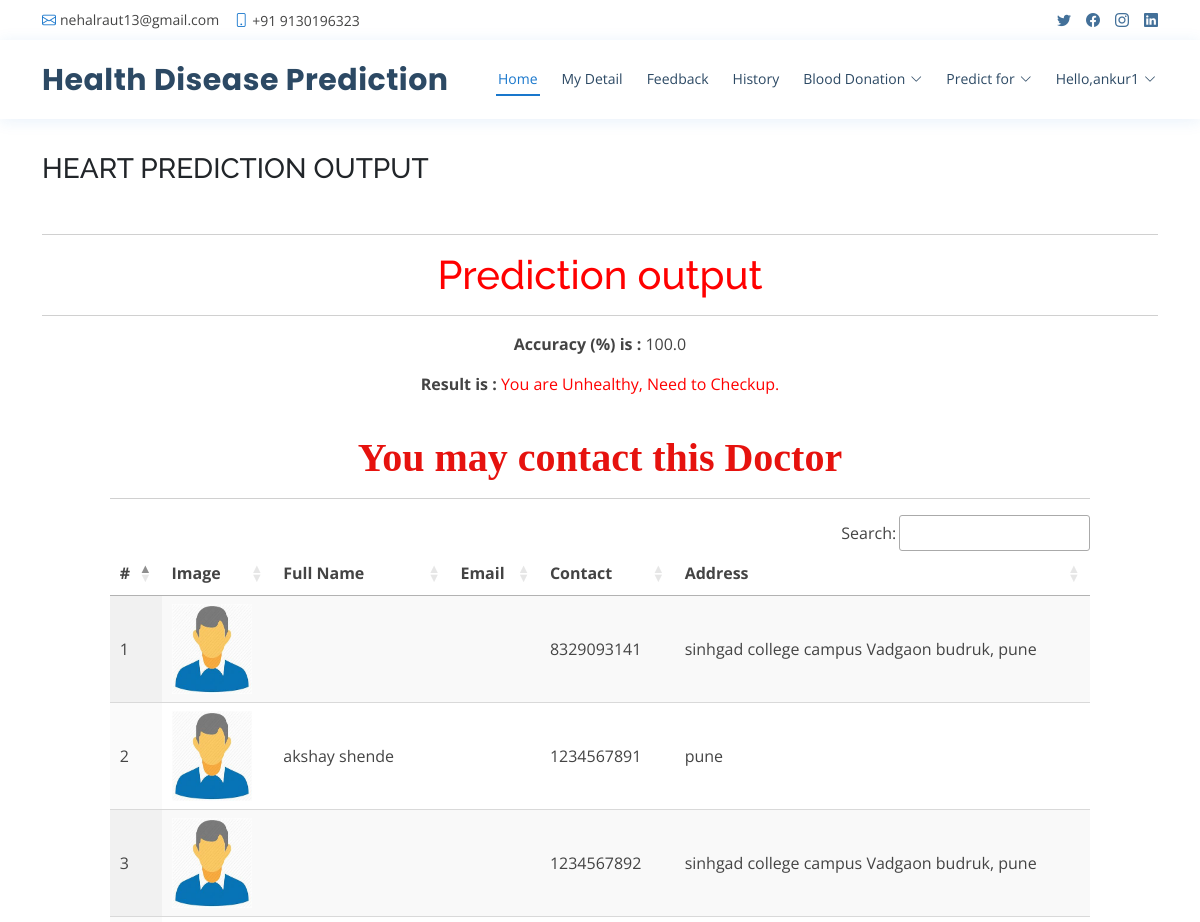
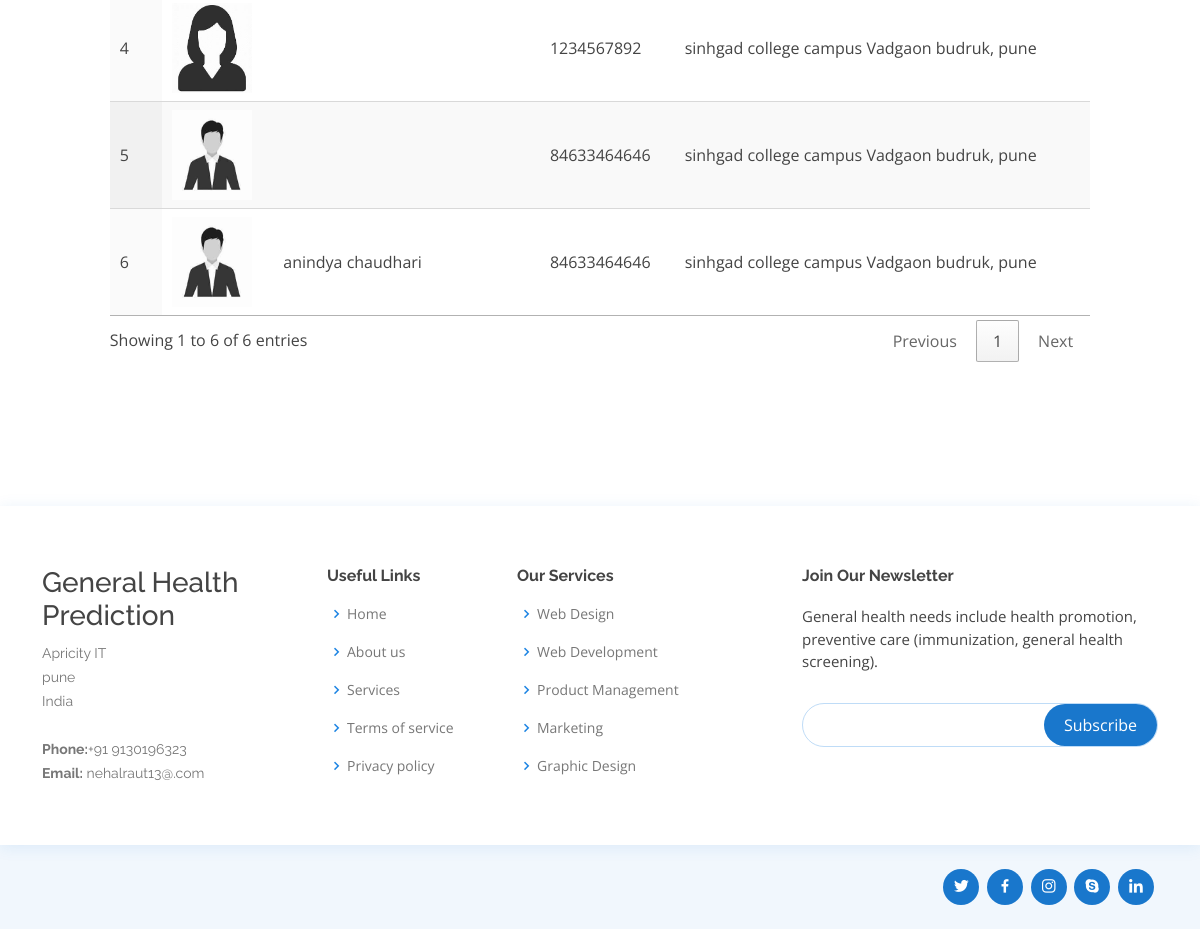
The app's page /predict_desease/100.0/100.0/ (signed in) with its own data (2 pictures, top to bottom).
### healthapp/models.py (models this page shows, shortened)
class Doctor(models.Model):
    status = models.IntegerField(DOCTOR_STATUS, null=True)
    user = models.ForeignKey(User, on_delete=models.CASCADE, null=True)
    contact = models.CharField(max_length=100, null=True)
    address = models.CharField(max_length=100, null=True)
    category = models.CharField(max_length=100, null=True)
    doj = models.DateField(null=True)
    dob = models.DateField(null=True)
    image = models.FileField(null=True)

### healthapp/views.py (the view)
# urls.py: path('predict_desease/<str:pred>/<str:accuracy>/', predict_desease, name="predict_desease"),
@login_required(login_url="login")
def predict_desease(request, pred, accuracy):
    doctor = Doctor.objects.filter(address__icontains=Patient.objects.get(user=request.user).address)
    d = {'pred': pred, 'accuracy':accuracy, 'doctor':doctor}
    return render(request, 'predict_disease.html', d)

### healthapp/templates/predict_disease.html (shortened to what this page needs)
{% extends 'index.html' %}
{% load static %}
{% block body %}
	<section class="logins py-5">
		<div class="container py-xl-5 py-lg-3">
			<div class="title-section mb-md-5 mb-4">
				<h3 class="w3ls-title text-uppercase text-dark font-weight-bold">Heart Prediction Output</h3>
			</div><hr/>
			<div class="login px-sm-12" style="width:100%">
                <h1 align='center' style='color:red'>Prediction output</h1><hr><center><p><b>Accuracy (%) is :</b> {{ accuracy }}  </p><p><b>Result is :</b>
                {% if pred == "0" %}
                <span style='color:green'>You are healthy.</span>
                {% else %}
                <span style='color:red'>You are Unhealthy, Need to Checkup.</span>
                {% endif %}
            </p></center>
			</div>
            {% if pred != "0" %}
            <div class="container-fluid" style="width:90%;margin-top:3%">
                    <div class="container-fluid">
                        <h1 align="center" style="font-weight:bold;font-family : 'Monotype Corsiva' ; color : #E6120E ;margin-top:4%">You may contact this Doctor</h1>
                         </div><hr>
                                <table id="example" class="display" style="width:100%">
                                  <thead>
                                    <tr>
                                      <th>#</th>
                                      <th>Image</th>
                                      <th>Full Name</th>
                                      <th>Email</th>
                                      <th>Contact</th>
                                      <th>Address</th>
                                  </tr>
                              </thead>
                              <tbody>
                              {% for i in doctor %}
                                <tr>
                                  <td>{{forloop.counter}}</td>
                                  <td><img src="{{i.image.url}}" style="width:80px;height:90px"></td>
                                  <td>{{i.user.first_name}} {{i.user.last_name}}</td>
                                  <td>{{i.user.email}}</td>
                                  <td>{{i.contact}}</td>
                                  <td>{{i.address}}</td>
                              </tr>
                              {% empty %}
                              <tr>
                                  <td colspan="5">No Record Found.</td>
                              </tr>
                              {% endfor %}
                          </tbody>
                      </table>
                  </div>
            {% endif %}
		</div>
	</section>
{% endblock %}

### healthapp/templates/index.html (shortened to what this page needs)
<!DOCTYPE html>
<html lang="en">
  {% load static %}
<head>
  <link href="{% static 'vendor/fontawesome-free/css/all.min.css' %}" rel="stylesheet">
  <link href="{% static 'vendor/animate.css/animate.min.css' %}" rel="stylesheet">
  <link href="{% static 'vendor/bootstrap/css/bootstrap.min.css' %}" rel="stylesheet">
  <link href="{% static 'vendor/bootstrap-icons/bootstrap-icons.css' %}" rel="stylesheet">
  <link href="{% static 'vendor/boxicons/css/boxicons.min.css' %}" rel="stylesheet">
  <link href="{% static 'vendor/glightbox/css/glightbox.min.css' %}" rel="stylesheet">
  <link href="{% static 'vendor/remixicon/remixicon.css' %}" rel="stylesheet">
  <link href="{% static 'vendor/swiper/swiper-bundle.min.css' %}" rel="stylesheet">
  <link href="{% static 'css/style.css' %}" rel="stylesheet">
  <link rel="stylesheet" href="https://cdnjs.cloudflare.com/ajax/libs/font-awesome/4.7.0/css/font-awesome.min.css">
  <link rel='stylesheet' type='text/css' href="https://cdn.datatables.net/1.10.21/css/jquery.dataTables.min.css">
  <link rel='stylesheet' type='text/css' href="https://cdn.datatables.net/buttons/1.6.2/css/buttons.dataTables.min.css">
</head>
<body>
  <div id="topbar" class="d-flex align-items-center fixed-top">
    <div class="container d-flex justify-content-between">
      <div class="contact-info d-flex align-items-center">
        <i class="bi bi-envelope"></i> <a href="mailto:contact@example.com">nehalraut13@gmail.com</a>
        <i class="bi bi-phone"></i> +91 9130196323
      </div>
      <div class="d-none d-lg-flex social-links align-items-center">
        <a href="#" class="twitter"><i class="bi bi-twitter"></i></a>
        <a href="#" class="facebook"><i class="bi bi-facebook"></i></a>
        <a href="#" class="instagram"><i class="bi bi-instagram"></i></a>
        <a href="#" class="linkedin"><i class="bi bi-linkedin"></i></i></a>
      </div>
    </div>
  </div>
  <header id="header" class="fixed-top">
    <div class="container d-flex align-items-center">
      <h1 class="logo me-auto"><a href="index.html"> Health Disease Prediction</a></h1>
      {% if request.user.is_staff %}
      <nav id="navbar" class="navbar order-last order-lg-0">
        <ul>
          <li><a class="nav-link scrollto active" href="{% url 'admin_home' %}">Home</a></li>
          <li class="dropdown"><a href="#"><span>Doctor</span> <i class="bi bi-chevron-down"></i></a>
            <ul>
              <li><a href="/add_doctor">Add Doctor</a></li>
              <li><a href="/view_doctor">View Doctor</a></li>
            </ul>
          </li>
          <li><a class="nav-link scrollto" href="/view_patient">Patient</a></li>
          <li><a class="nav-link scrollto" href="/view_search_pat">Searched Data</a></li>
          <li><a class="nav-link scrollto" href="/view_feedback">Feedback</a></li>
          <li class="dropdown"><a href="#"><span>Blood Donation</span> <i class="bi bi-chevron-down"></i></a>
            <ul>
              <li><a href="/request_blood">Request for Blood</a></li>
              <li><a href="/donator_blood">Donate for Blood</a></li>
            </ul>
          </li>
          <li class="dropdown">
            <a href="#" class="appointment-btn scrollto" style="color: #fff;"><span class="d-none d-md-inline">Welcome,</span> {{request.user.username}} <i class="bi bi-chevron-down"></i></a>
            <ul>
              <li><a href="{% url 'change_password' %}">Password</a></li>
              <li><a href="{% url 'logout' %}">Logout</a></li>
            </ul>
          </li>
        </ul>
        <i class="bi bi-list mobile-nav-toggle"></i>
      </nav>
      {% elif request.user.patient_set.all.0 %}
      <nav id="navbar" class="navbar order-last order-lg-0">
        <ul>
          <li><a class="nav-link scrollto active" href="{% url 'patient_home' %}">Home</a></li>
          <li><a class="nav-link scrollto" href="/profile_doctor">My Detail</a></li>
          <li><a class="nav-link scrollto" href="/sent_feedback">Feedback</a></li>
          <li><a class="nav-link scrollto" href="/view_search_pat">History</a></li>
          <li class="dropdown"><a href="#"><span>Blood Donation</span> <i class="bi bi-chevron-down"></i></a>
          </li>
          <li class="dropdown"><a href="#"><span>Predict for</span> <i class="bi bi-chevron-down"></i></a>
          </li>
          <li class="dropdown"><a href="#"><span>Hello,{{request.user.username}}</span> <i class="bi bi-chevron-down"></i></a>
          </li>
        </ul>
      </nav>
      {% endif %}
  </header>
  <div class="mt-5 mb-5" style="margin-top:14%">
  {% block body %}
  {% endblock %}
  </div>
  <footer id="footer">
    <div class="footer-top">
      <div class="container">
        <div class="row">
          <div class="col-lg-3 col-md-6 footer-contact">
            <h3>General Health Prediction</h3>
            <p>
              Apricity IT <br>
              pune<br>
              India <br><br>
              <strong>Phone:</strong>+91 9130196323<br>
              <strong>Email:</strong> nehalraut13@.com<br>
            </p>
          </div>
          <div class="col-lg-2 col-md-6 footer-links">
            <h4>Useful Links</h4>
            <ul>
              <li><i class="bx bx-chevron-right"></i> <a href="#">Home</a></li>
              <li><i class="bx bx-chevron-right"></i> <a href="#">About us</a></li>
              <li><i class="bx bx-chevron-right"></i> <a href="#">Services</a></li>
              <li><i class="bx bx-chevron-right"></i> <a href="#">Terms of service</a></li>
              <li><i class="bx bx-chevron-right"></i> <a href="#">Privacy policy</a></li>
            </ul>
          </div>
          <div class="col-lg-3 col-md-6 footer-links">
            <h4>Our Services</h4>
            <ul>
              <li><i class="bx bx-chevron-right"></i> <a href="#">Web Design</a></li>
              <li><i class="bx bx-chevron-right"></i> <a href="#">Web Development</a></li>
              <li><i class="bx bx-chevron-right"></i> <a href="#">Product Management</a></li>
              <li><i class="bx bx-chevron-right"></i> <a href="#">Marketing</a></li>
              <li><i class="bx bx-chevron-right"></i> <a href="#">Graphic Design</a></li>
            </ul>
          </div>
          <div class="col-lg-4 col-md-6 footer-newsletter">
            <h4>Join Our Newsletter</h4>
            <p>General health needs include health promotion, preventive care (immunization, general health screening).</p>
            <form action="" method="post">
              <input type="email" name="email"><input type="submit" value="Subscribe">
            </form>
          </div>
        </div>
      </div>
    </div>
    <div class="container d-md-flex py-4">
      <div class="social-links text-center text-md-right pt-3 pt-md-0">
        <a href="#" class="twitter"><i class="bx bxl-twitter"></i></a>
        <a href="#" class="facebook"><i class="bx bxl-facebook"></i></a>
        <a href="#" class="instagram"><i class="bx bxl-instagram"></i></a>
        <a href="#" class="google-plus"><i class="bx bxl-skype"></i></a>
        <a href="#" class="linkedin"><i class="bx bxl-linkedin"></i></a>
      </div>
    </div>
  </footer>
</body>
</html>

### healthapp/static/css/style.css (style rules this page uses)
body { font-family: "Open Sans", sans-serif; color: #444444; }
a { color: #1977cc; text-decoration: none; }
h1, h2, h3, h4, h5, h6 { font-family: "Raleway", sans-serif; }
#topbar { background: #fff; height: 40px; font-size: 14px; transition: all 0.5s; z-index: 996; }
#topbar .contact-info a { line-height: 1; color: #444444; transition: 0.3s; }
#topbar .contact-info i { color: #1977cc; padding-right: 4px; margin-left: 15px; line-height: 0; }
#topbar .contact-info i:first-child { margin-left: 0; }
#topbar .social-links a { color: #437099; padding-left: 15px; display: inline-block; line-height: 1px; transition: 0.3s; }
#topbar .social-links a:first-child { border-left: 0; }
#header { background: #fff; transition: all 0.5s; z-index: 997; padding: 15px 0; top: 40px; box-shadow: 0px 2px 15px rgba(25, 119, 204, 0.1); }
#header .logo { font-size: 30px; margin: 0; padding: 0; line-height: 1; font-weight: 700; letter-spacing: 0.5px; font-family: "Poppins", sans-serif; }
#header .logo a { color: #2c4964; }
.navbar { padding: 0; }
.navbar ul { margin: 0; padding: 0; display: flex; list-style: none; align-items: center; }
.navbar li { position: relative; }
.navbar>ul>li { position: relative; white-space: nowrap; padding: 8px 0 8px 20px; }
.navbar a, .navbar a:focus { display: flex; align-items: center; justify-content: space-between; font-size: 14px; color: #2c4964; white-space: nowrap; transition: 0.3s; border-bottom: 2px solid #fff; padding: 5px 2px; }
.navbar a i, .navbar a:focus i { font-size: 12px; line-height: 0; margin-left: 5px; }
.navbar a:hover, .navbar .active, .navbar .active:focus, .navbar li:hover>a { color: #1977cc; border-color: #1977cc; }
section { padding: 60px 0; overflow: hidden; }
#footer { color: #444444; font-size: 14px; background: #f1f7fd; }
#footer .footer-top { padding: 60px 0 30px 0; background: #fff; box-shadow: 0px 2px 15px rgba(25, 119, 204, 0.1); }
#footer .footer-top .footer-contact { margin-bottom: 30px; }
#footer .footer-top .footer-contact p { font-size: 14px; line-height: 24px; margin-bottom: 0; font-family: "Raleway", sans-serif; color: #777777; }
#footer .footer-top h4 { font-size: 16px; font-weight: bold; color: #444444; position: relative; padding-bottom: 12px; }
#footer .footer-top .footer-links { margin-bottom: 30px; }
#footer .footer-top .footer-links ul { list-style: none; padding: 0; margin: 0; }
#footer .footer-top .footer-links ul i { padding-right: 2px; color: #1c84e3; font-size: 18px; line-height: 1; }
#footer .footer-top .footer-links ul li { padding: 10px 0; display: flex; align-items: center; }
#footer .footer-top .footer-links ul li:first-child { padding-top: 0; }
#footer .footer-top .footer-links ul a { color: #777777; transition: 0.3s; display: inline-block; line-height: 1; }
#footer .footer-newsletter { font-size: 15px; }
#footer .footer-newsletter h4 { font-size: 16px; font-weight: bold; color: #444444; position: relative; padding-bottom: 12px; }
#footer .footer-newsletter form { margin-top: 30px; background: #fff; padding: 6px 10px; position: relative; border-radius: 50px; text-align: left; border: 1px solid #bfdcf7; }
#footer .footer-newsletter form input[type=email] { border: 0; padding: 4px 8px; width: calc(100% - 100px); }
#footer .footer-newsletter form input[type=submit] { position: absolute; top: 0; right: 0; bottom: 0; border: 0; background: none; font-size: 16px; padding: 0 20px; background: #1977cc; color: #fff; transition: 0.3s; border-radius: 50px; }
#footer .social-links a { font-size: 18px; display: inline-block; background: #1977cc; color: #fff; line-height: 1; padding: 8px 0; margin-right: 4px; border-radius: 50%; text-align: center; width: 36px; height: 36px; transition: 0.3s; }

### records on screen
Doctor: image (picture), contact "8329093141", address "sinhgad college campus Vadgaon budruk, pune"
Doctor: image (picture), user.first_name "akshay", user.last_name "shende", contact "1234567891", address "pune"
Doctor: image (picture), contact "1234567892", address "sinhgad college campus Vadgaon budruk, pune"
Doctor: image (picture), contact "1234567892", address "sinhgad college campus Vadgaon budruk, pune"
Doctor: image (picture), contact "84633464646", address "sinhgad college campus Vadgaon budruk, pune"
Doctor: image (picture), user.first_name "anindya", user.last_name "chaudhari", contact "84633464646", address "sinhgad college campus Vadgaon budruk, pune"

### other values on screen
{{ request.user.username }} "ankur1"
{{ accuracy }} "100.0"
